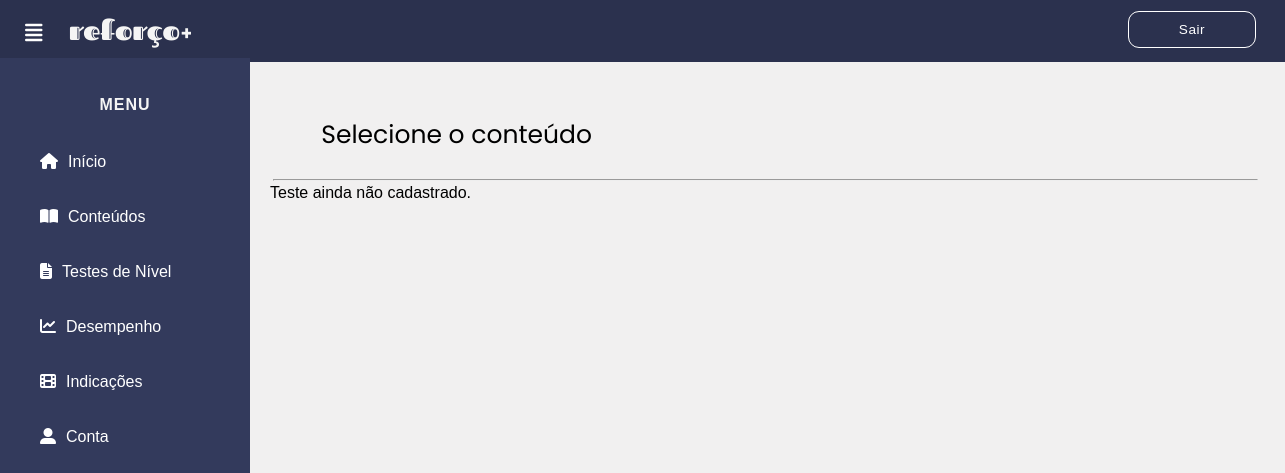
Page /php/lista_testeniveis.php?materia=2&ano=1 on the earlier database version.
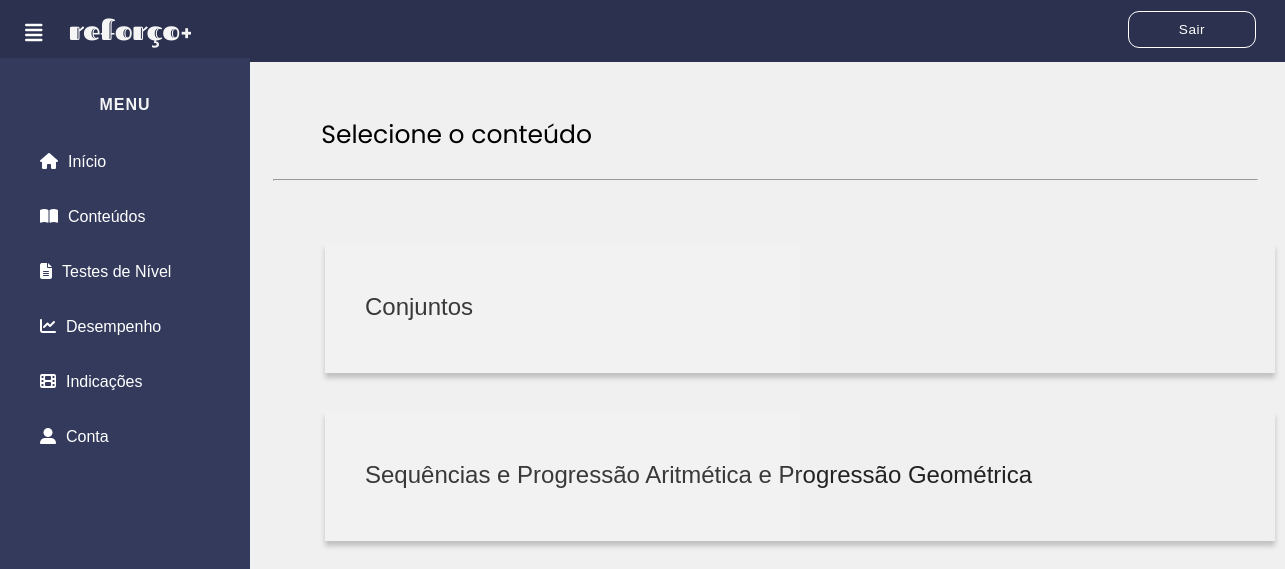
Same page on the later database version.
### tables this page shows
CREATE TABLE IF NOT EXISTS `conteudos` (
  `ID_cont` int(2) NOT NULL AUTO_INCREMENT,
  `texto` text NOT NULL,
  `cod_mat` int(2) NOT NULL,
  `cod_adm` int(1) NOT NULL,
  `ano` int(1) NOT NULL,
  `assunto` varchar(70) NOT NULL,
  PRIMARY KEY (`ID_cont`),
  KEY `fk_conteudos_administrador` (`cod_adm`),
  KEY `fk_conteudos_materias` (`cod_mat`)
);

### php/lista_testeniveis.php (the view, shortened to what this page needs)
<!DOCTYPE html>
<html lang="pt-br">
<head>
    <link rel="stylesheet" href="../css/inicio.css">
    <link rel="stylesheet" type="text/css" href="../css/blocos.css">
  </head>
  <body>
      <header>
      <a href="../inicio.html"><img style="float:left; margin-left:52px; margin-top: 0px; margin-bottom: 1px; padding-top: 0px; border: 0;" src="../imagens/inicial/logo3.png"> </a>
      <label for="check">
        <i class="fas fa-align-justify" id="menu_btn"></i>
      </label>
      <div class="direita">
        <a href="sair.php" class="sair">Sair</a>
      </div>
      </header>
    <div class="menu">
      <center>
      <h4>MENU</h4>
      </center>
      <a href="../inicio.html"><i class="fas fa-home"></i><span>Início</span></a>
      <a href="conteudos.php"><i class="fas fa-book-open"></i><span>Conteúdos</span></a>
      <a href="testeniveis.php"><i class="fas fa-file-alt"></i><span>Testes de Nível</span></a>
      <a href="desempenho.php"><i class="fas fa-chart-line"></i><span>Desempenho</span></a>
      <a href="indicacoes.php"><i class="fas fa-film"></i><span>Indicações</span></a>
      <a href="conta.php"><i class="fas fa-user-alt"></i><span>Conta</span></a>
    </div>
    <div class="nome">
    <p> Selecione o conteúdo </p>
    <hr style="width: 102%; height: 7%; margin-left: -5%; margin-bottom: -8%;">
  </div>
    <div class="conteudo">
        <?php
            $conn = mysqli_connect('127.0.0.1', 'root', '') or die("Não foi possível a conexão com o Banco");
            $ano = $_GET['ano'];
            $materia = $_GET['materia'];
            $sql = "SELECT * FROM conteudos where cod_mat like '%".$materia."%' and ano like '%".$ano."%'";
            $cod = mysqli_query($conn,$sql);
            $numRegistros = mysqli_num_rows($cod);
            if ($numRegistros != 0) {
              echo "<section class='flexbox'>";
                while ($text = mysqli_fetch_object($cod)) {
                  $assunto=$text->assunto;
                  $assunto=utf8_encode($assunto);
                  $cod_assunto=$text->ID_cont;
                  echo "<a href='teste_especifico.php?assunto=".$cod_assunto."'>
                      <div class='blocos'>
                          <span> </span>
                          <span> </span>
                          <span> </span>
                          <span> </span>
                          $assunto
                      </div>
                    </a><br>";
                }
              echo "</section>";
            }
            else{
                echo "Teste ainda não cadastrado.";
            }
        ?>
 </div>
</body>
</html>

Differences in the rows shown:
added conteudos: assunto "Conjuntos"
added conteudos: assunto "Sequências e Progressão Aritmética e Progressão Geométrica"
Other differences:
text no longer shown: "Teste ainda não cadastrado."
